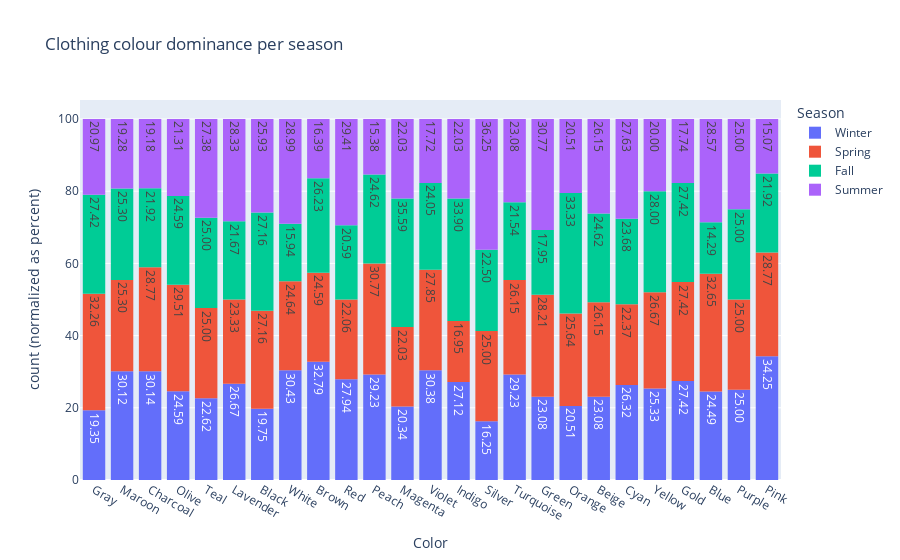
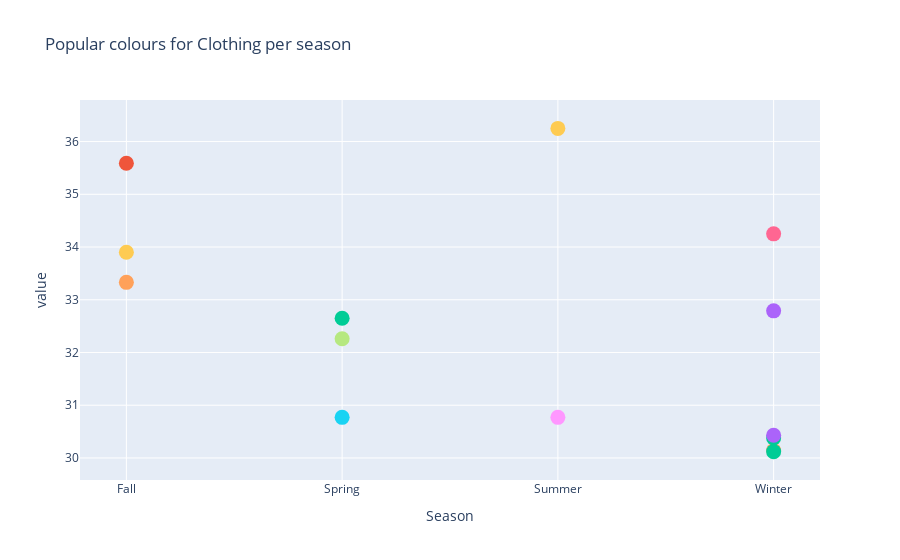

Notebook code for these charts, in order:
### Code cell
color_plotter(df, list(df.Category.value_counts().index))

### Figure 1 — Plotly figure (JSON) as saved in the notebook; plotly's stock layout.template omitted (floating-point values rounded to 4 significant figures; data arrays with more than 128 entries replaced by an {"elided": "..."} marker saying what was removed)
{"data": [{"alignmentgroup": "True", "bingroup": "x", "hovertemplate": "Season=Winter<br>Color=%{x}<br>count (normalized as percent)=%{y}<extra></extra>", "legendgroup": "Winter", "marker": {"color": "#636efa", "pattern": {"shape": ""}}, "name": "Winter", "offsetgroup": "Winter", "orientation": "v", "showlegend": true, "texttemplate": "%{value:.2f}", "type": "histogram", "x": {"elided": "448 str values"}, "xaxis": "x", "yaxis": "y"}, {"alignmentgroup": "True", "bingroup": "x", "hovertemplate": "Season=Spring<br>Color=%{x}<br>count (normalized as percent)=%{y}<extra></extra>", "legendgroup": "Spring", "marker": {"color": "#EF553B", "pattern": {"shape": ""}}, "name": "Spring", "offsetgroup": "Spring", "orientation": "v", "showlegend": true, "texttemplate": "%{value:.2f}", "type": "histogram", "x": {"elided": "454 str values"}, "xaxis": "x", "yaxis": "y"}, {"alignmentgroup": "True", "bingroup": "x", "hovertemplate": "Season=Fall<br>Color=%{x}<br>count (normalized as percent)=%{y}<extra></extra>", "legendgroup": "Fall", "marker": {"color": "#00cc96", "pattern": {"shape": ""}}, "name": "Fall", "offsetgroup": "Fall", "orientation": "v", "showlegend": true, "texttemplate": "%{value:.2f}", "type": "histogram", "x": {"elided": "427 str values"}, "xaxis": "x", "yaxis": "y"}, {"alignmentgroup": "True", "bingroup": "x", "hovertemplate": "Season=Summer<br>Color=%{x}<br>count (normalized as percent)=%{y}<extra></extra>", "legendgroup": "Summer", "marker": {"color": "#ab63fa", "pattern": {"shape": ""}}, "name": "Summer", "offsetgroup": "Summer", "orientation": "v", "showlegend": true, "texttemplate": "%{value:.2f}", "type": "histogram", "x": {"elided": "408 str values"}, "xaxis": "x", "yaxis": "y"}], "layout": {"barmode": "relative", "barnorm": "percent", "legend": {"title": {"text": "Season"}, "tracegroupgap": 0}, "title": {"text": "Clothing colour dominance per season"}, "xaxis": {"anchor": "y", "domain": [0, 1], "title": {"text": "Color"}}, "yaxis": {"anchor": "x", "domain": [0, 1], "title": {"text": "count (normalized as percent)"}}}}

### Figure 2 — Plotly figure (JSON) as saved in the notebook; plotly's stock layout.template omitted (floating-point values rounded to 4 significant figures)
{"data": [{"hovertemplate": "Color=Beige<br>Season=%{x}<br>value=%{y}<extra></extra>", "legendgroup": "Beige", "marker": {"color": "#636efa", "size": 15, "symbol": "circle"}, "mode": "markers", "name": "Beige", "orientation": "v", "showlegend": true, "type": "scatter", "x": ["Fall", "Spring", "Summer", "Winter"], "xaxis": "x", "y": [null, null, null, null], "yaxis": "y"}, {"hovertemplate": "Color=Black<br>Season=%{x}<br>value=%{y}<extra></extra>", "legendgroup": "Black", "marker": {"color": "#EF553B", "size": 15, "symbol": "circle"}, "mode": "markers", "name": "Black", "orientation": "v", "showlegend": true, "type": "scatter", "x": ["Fall", "Spring", "Summer", "Winter"], "xaxis": "x", "y": [null, null, null, null], "yaxis": "y"}, {"hovertemplate": "Color=Blue<br>Season=%{x}<br>value=%{y}<extra></extra>", "legendgroup": "Blue", "marker": {"color": "#00cc96", "size": 15, "symbol": "circle"}, "mode": "markers", "name": "Blue", "orientation": "v", "showlegend": true, "type": "scatter", "x": ["Fall", "Spring", "Summer", "Winter"], "xaxis": "x", "y": [null, 32.65, null, null], "yaxis": "y"}, {"hovertemplate": "Color=Brown<br>Season=%{x}<br>value=%{y}<extra></extra>", "legendgroup": "Brown", "marker": {"color": "#ab63fa", "size": 15, "symbol": "circle"}, "mode": "markers", "name": "Brown", "orientation": "v", "showlegend": true, "type": "scatter", "x": ["Fall", "Spring", "Summer", "Winter"], "xaxis": "x", "y": [null, null, null, 32.79], "yaxis": "y"}, {"hovertemplate": "Color=Charcoal<br>Season=%{x}<br>value=%{y}<extra></extra>", "legendgroup": "Charcoal", "marker": {"color": "#FFA15A", "size": 15, "symbol": "circle"}, "mode": "markers", "name": "Charcoal", "orientation": "v", "showlegend": true, "type": "scatter", "x": ["Fall", "Spring", "Summer", "Winter"], "xaxis": "x", "y": [null, null, null, 30.14], "yaxis": "y"}, {"hovertemplate": "Color=Cyan<br>Season=%{x}<br>value=%{y}<extra></extra>", "legendgroup": "Cyan", "marker": {"color": "#19d3f3", "size": 15, "symbol": "circle"}, "mode": "markers", "name": "Cyan", "orientation": "v", "showlegend": true, "type": "scatter", "x": ["Fall", "Spring", "Summer", "Winter"], "xaxis": "x", "y": [null, null, null, null], "yaxis": "y"}, {"hovertemplate": "Color=Gold<br>Season=%{x}<br>value=%{y}<extra></extra>", "legendgroup": "Gold", "marker": {"color": "#FF6692", "size": 15, "symbol": "circle"}, "mode": "markers", "name": "Gold", "orientation": "v", "showlegend": true, "type": "scatter", "x": ["Fall", "Spring", "Summer", "Winter"], "xaxis": "x", "y": [null, null, null, null], "yaxis": "y"}, {"hovertemplate": "Color=Gray<br>Season=%{x}<br>value=%{y}<extra></extra>", "legendgroup": "Gray", "marker": {"color": "#B6E880", "size": 15, "symbol": "circle"}, "mode": "markers", "name": "Gray", "orientation": "v", "showlegend": true, "type": "scatter", "x": ["Fall", "Spring", "Summer", "Winter"], "xaxis": "x", "y": [null, 32.26, null, null], "yaxis": "y"}, {"hovertemplate": "Color=Green<br>Season=%{x}<br>value=%{y}<extra></extra>", "legendgroup": "Green", "marker": {"color": "#FF97FF", "size": 15, "symbol": "circle"}, "mode": "markers", "name": "Green", "orientation": "v", "showlegend": true, "type": "scatter", "x": ["Fall", "Spring", "Summer", "Winter"], "xaxis": "x", "y": [null, null, 30.77, null], "yaxis": "y"}, {"hovertemplate": "Color=Indigo<br>Season=%{x}<br>value=%{y}<extra></extra>", "legendgroup": "Indigo", "marker": {"color": "#FECB52", "size": 15, "symbol": "circle"}, "mode": "markers", "name": "Indigo", "orientation": "v", "showlegend": true, "type": "scatter", "x": ["Fall", "Spring", "Summer", "Winter"], "xaxis": "x", "y": [33.9, null, null, null], "yaxis": "y"}, {"hovertemplate": "Color=Lavender<br>Season=%{x}<br>value=%{y}<extra></extra>", "legendgroup": "Lavender", "marker": {"color": "#636efa", "size": 15, "symbol": "circle"}, "mode": "markers", "name": "Lavender", "orientation": "v", "showlegend": true, "type": "scatter", "x": ["Fall", "Spring", "Summer", "Winter"], "xaxis": "x", "y": [null, null, null, null], "yaxis": "y"}, {"hovertemplate": "Color=Magenta<br>Season=%{x}<br>value=%{y}<extra></extra>", "legendgroup": "Magenta", "marker": {"color": "#EF553B", "size": 15, "symbol": "circle"}, "mode": "markers", "name": "Magenta", "orientation": "v", "showlegend": true, "type": "scatter", "x": ["Fall", "Spring", "Summer", "Winter"], "xaxis": "x", "y": [35.59, null, null, null], "yaxis": "y"}, {"hovertemplate": "Color=Maroon<br>Season=%{x}<br>value=%{y}<extra></extra>", "legendgroup": "Maroon", "marker": {"color": "#00cc96", "size": 15, "symbol": "circle"}, "mode": "markers", "name": "Maroon", "orientation": "v", "showlegend": true, "type": "scatter", "x": ["Fall", "Spring", "Summer", "Winter"], "xaxis": "x", "y": [null, null, null, 30.12], "yaxis": "y"}, {"hovertemplate": "Color=Olive<br>Season=%{x}<br>value=%{y}<extra></extra>", "legendgroup": "Olive", "marker": {"color": "#ab63fa", "size": 15, "symbol": "circle"}, "mode": "markers", "name": "Olive", "orientation": "v", "showlegend": true, "type": "scatter", "x": ["Fall", "Spring", "Summer", "Winter"], "xaxis": "x", "y": [null, null, null, null], "yaxis": "y"}, {"hovertemplate": "Color=Orange<br>Season=%{x}<br>value=%{y}<extra></extra>", "legendgroup": "Orange", "marker": {"color": "#FFA15A", "size": 15, "symbol": "circle"}, "mode": "markers", "name": "Orange", "orientation": "v", "showlegend": true, "type": "scatter", "x": ["Fall", "Spring", "Summer", "Winter"], "xaxis": "x", "y": [33.33, null, null, null], "yaxis": "y"}, {"hovertemplate": "Color=Peach<br>Season=%{x}<br>value=%{y}<extra></extra>", "legendgroup": "Peach", "marker": {"color": "#19d3f3", "size": 15, "symbol": "circle"}, "mode": "markers", "name": "Peach", "orientation": "v", "showlegend": true, "type": "scatter", "x": ["Fall", "Spring", "Summer", "Winter"], "xaxis": "x", "y": [null, 30.77, null, null], "yaxis": "y"}, {"hovertemplate": "Color=Pink<br>Season=%{x}<br>value=%{y}<extra></extra>", "legendgroup": "Pink", "marker": {"color": "#FF6692", "size": 15, "symbol": "circle"}, "mode": "markers", "name": "Pink", "orientation": "v", "showlegend": true, "type": "scatter", "x": ["Fall", "Spring", "Summer", "Winter"], "xaxis": "x", "y": [null, null, null, 34.25], "yaxis": "y"}, {"hovertemplate": "Color=Purple<br>Season=%{x}<br>value=%{y}<extra></extra>", "legendgroup": "Purple", "marker": {"color": "#B6E880", "size": 15, "symbol": "circle"}, "mode": "markers", "name": "Purple", "orientation": "v", "showlegend": true, "type": "scatter", "x": ["Fall", "Spring", "Summer", "Winter"], "xaxis": "x", "y": [null, null, null, null], "yaxis": "y"}, {"hovertemplate": "Color=Red<br>Season=%{x}<br>value=%{y}<extra></extra>", "legendgroup": "Red", "marker": {"color": "#FF97FF", "size": 15, "symbol": "circle"}, "mode": "markers", "name": "Red", "orientation": "v", "showlegend": true, "type": "scatter", "x": ["Fall", "Spring", "Summer", "Winter"], "xaxis": "x", "y": [null, null, null, null], "yaxis": "y"}, {"hovertemplate": "Color=Silver<br>Season=%{x}<br>value=%{y}<extra></extra>", "legendgroup": "Silver", "marker": {"color": "#FECB52", "size": 15, "symbol": "circle"}, "mode": "markers", "name": "Silver", "orientation": "v", "showlegend": true, "type": "scatter", "x": ["Fall", "Spring", "Summer", "Winter"], "xaxis": "x", "y": [null, null, 36.25, null], "yaxis": "y"}, {"hovertemplate": "Color=Teal<br>Season=%{x}<br>value=%{y}<extra></extra>", "legendgroup": "Teal", "marker": {"color": "#636efa", "size": 15, "symbol": "circle"}, "mode": "markers", "name": "Teal", "orientation": "v", "showlegend": true, "type": "scatter", "x": ["Fall", "Spring", "Summer", "Winter"], "xaxis": "x", "y": [null, null, null, null], "yaxis": "y"}, {"hovertemplate": "Color=Turquoise<br>Season=%{x}<br>value=%{y}<extra></extra>", "legendgroup": "Turquoise", "marker": {"color": "#EF553B", "size": 15, "symbol": "circle"}, "mode": "markers", "name": "Turquoise", "orientation": "v", "showlegend": true, "type": "scatter", "x": ["Fall", "Spring", "Summer", "Winter"], "xaxis": "x", "y": [null, null, null, null], "yaxis": "y"}, {"hovertemplate": "Color=Violet<br>Season=%{x}<br>value=%{y}<extra></extra>", "legendgroup": "Violet", "marker": {"color": "#00cc96", "size": 15, "symbol": "circle"}, "mode": "markers", "name": "Violet", "orientation": "v", "showlegend": true, "type": "scatter", "x": ["Fall", "Spring", "Summer", "Winter"], "xaxis": "x", "y": [null, null, null, 30.38], "yaxis": "y"}, {"hovertemplate": "Color=White<br>Season=%{x}<br>value=%{y}<extra></extra>", "legendgroup": "White", "marker": {"color": "#ab63fa", "size": 15, "symbol": "circle"}, "mode": "markers", "name": "White", "orientation": "v", "showlegend": true, "type": "scatter", "x": ["Fall", "Spring", "Summer", "Winter"], "xaxis": "x", "y": [null, null, null, 30.43], "yaxis": "y"}, {"hovertemplate": "Color=Yellow<br>Season=%{x}<br>value=%{y}<extra></extra>", "legendgroup": "Yellow", "marker": {"color": "#FFA15A", "size": 15, "symbol": "circle"}, "mode": "markers", "name": "Yellow", "orientation": "v", "showlegend": true, "type": "scatter", "x": ["Fall", "Spring", "Summer", "Winter"], "xaxis": "x", "y": [null, null, null, null], "yaxis": "y"}], "layout": {"legend": {"title": {"text": "Color"}, "tracegroupgap": 0}, "showlegend": false, "title": {"text": "Popular colours for Clothing per season"}, "xaxis": {"anchor": "y", "domain": [0, 1], "title": {"text": "Season"}}, "yaxis": {"anchor": "x", "domain": [0, 1], "title": {"text": "value"}}}}
